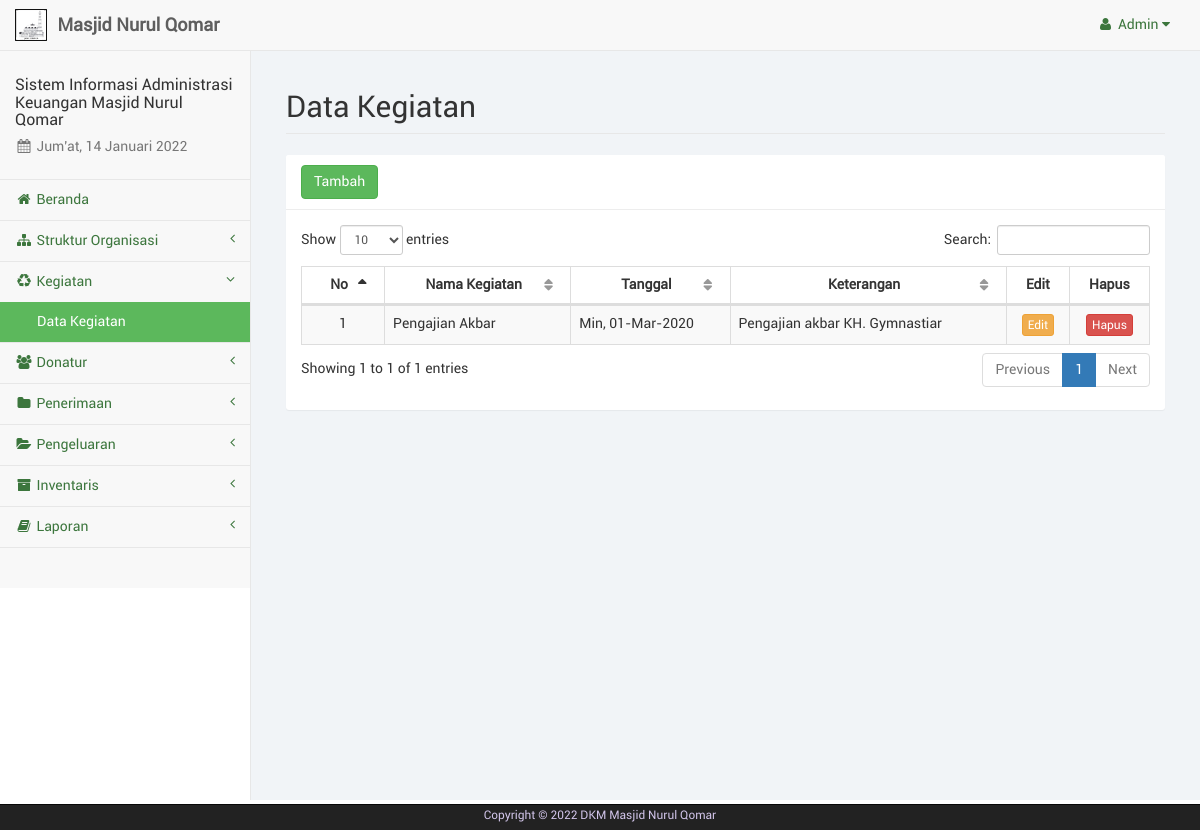
Page /admin/kegiatan.php (signed in) on the committed database.
### tables this page shows
CREATE TABLE IF NOT EXISTS `pengguna` (
  `id_pengguna` int(4) NOT NULL,
  `username` varchar(15) NOT NULL,
  `password` varchar(25) NOT NULL
);

CREATE TABLE IF NOT EXISTS `kegiatan` (
  `keg_id` int(11) NOT NULL,
  `keg_nama` varchar(50) NOT NULL,
  `keg_tgl` date NOT NULL,
  `keg_ket` text NOT NULL
);

### admin/sess_check.php (called while the page is built, shortened)
<?php
	$chk_sess = $_SESSION['user_keuangandkm'];
	include("dist/config/koneksi.php");
	$sql_sess = "SELECT * FROM pengguna WHERE id_pengguna='". $chk_sess ."'";
	$ress_sess = mysqli_query($conn, $sql_sess);
	$row_sess = mysqli_fetch_array($ress_sess);
	$sess_username = $row_sess['username'];
?>

### admin/dist/function/format_tanggal.php (called while the page is built, shortened)
<?php
	function format_tanggal($tgl) {
		$blns = array("", "Jan", "Feb", "Mar", "Apr", "Mei", "Jun", "Jul", "Ags", "Sep", "Okt", "Nov", "Des");
		$hrs = array("Min", "Sen", "Sel", "Rab", "Kam", "Jum", "Sab");
		$tgls = getdate(strtotime($tgl));
		$hr = (strlen($tgls['mday']) == 1 ? "0". $tgls['mday'] : $tgls['mday']);
		$tanggal = $hrs[$tgls['wday']] .", ". $hr ."-". $blns[$tgls['mon']] ."-". $tgls['year'];
		return $tanggal;
	}
?>

### admin/kegiatan.php (the view, shortened to what this page needs)
<?php
	include("sess_check.php");
	$pagedesc = "Barang";
	include("layout_top.php");
	include("dist/function/format_tanggal.php");
?>
		<div id="page-wrapper">
            <div class="container-fluid">
                <div class="row">
                    <div class="col-lg-12">
                        <h1 class="page-header">Data Kegiatan</h1>
                    </div>
                </div>
				<div class="row">
					<div class="col-lg-12"><?php include("layout_alert.php"); ?></div>
				</div>
				<div class="row">
					<div class="col-lg-12">
						<div class="panel panel-default">
							<div class="panel-heading">
								<a href="kegiatan_tambah.php" class="btn btn-success">Tambah</a>
							</div>
							<div class="panel-body">
								<table class="table table-striped table-bordered table-hover" id="tabel-data">
									<thead>
										<tr>
											<th>No</th>
											<th>Nama Kegiatan</th>
											<th>Tanggal</th>
											<th>Keterangan</th>
											<th width="5%">Edit</th>
											<th width="5%">Hapus</th>
										</tr>
									</thead>
									<tbody>
										<?php
											$i = 1;
											$sql = "SELECT * FROM kegiatan ORDER BY keg_tgl DESC";
											$ress = mysqli_query($conn, $sql);
											while($data = mysqli_fetch_array($ress)) {
												echo '<tr>';
												echo '<td class="text-center">'. $i .'</td>';
												echo '<td class="text-nowrap">'. $data['keg_nama'] .'</td>';
												echo '<td>'. format_tanggal($data['keg_tgl']) .'</td>';
												echo '<td class="text-nowrap">'. $data['keg_ket'] .'</td>';
												echo '<td class="text-center"><a href="kegiatan_edit.php?keg='. $data['keg_id'] .'" class="btn btn-warning btn-xs">Edit</a></td>';
												echo '<td class="text-center"><a href="kegiatan_hapus.php?keg='. $data['keg_id'] .'" class="btn btn-danger btn-xs">Hapus</a></td>';
												echo '</tr>';
												$i++;
											}
										?>
									</tbody>
								</table>
							</div>
						</div>
					</div>
				</div>
            </div>
        </div>
<?php
	include("layout_bottom.php");
?>

### admin/layout_top.php (shortened to what this page needs)
<?php
	$haries = array("Sunday" => "Minggu", "Monday" => "Senin", "Tuesday" => "Selasa", "Wednesday" => "Rabu", "Thursday" => "Kamis", "Friday" => "Jum'at", "Saturday" => "Sabtu");
	$bulans = array("", "Januari", "Februari", "Maret", "April", "Mei", "Juni", "Juli", "Agustus", "September", "Oktober", "November", "Desember");
	$hari_ini = $haries[date("l")];
	$bulan_ini = $bulans[date("n")];
	$tanggal = date("d");
	$tahun = date("Y");
?>
<!DOCTYPE html>
<html lang="en">
<head>
	<link href="libs/bootstrap/dist/css/bootstrap.min.css" rel="stylesheet">
	<link href="libs/metisMenu/dist/metisMenu.min.css" rel="stylesheet">
    <link href="libs/datatables-plugins/integration/bootstrap/3/dataTables.bootstrap.css" rel="stylesheet">
    <link href="libs/datatables-responsive/css/dataTables.responsive.css" rel="stylesheet">
	<link href="dist/css/sb-admin-2.css" rel="stylesheet">
	<link href="dist/css/offline-font.css" rel="stylesheet">
	<link href="dist/css/custom.css" rel="stylesheet">
	<link href="libs/font-awesome/css/font-awesome.min.css" rel="stylesheet" type="text/css">
</head>
<body>
    <div id="wrapper">
        <nav class="navbar navbar-default navbar-static-top" role="navigation" style="margin-bottom: 0">
            <div class="navbar-header">
				<a class="navbar-brand hidden-xs" href="index.php">
					<img src="libs/images/brand-dkm.png" alt="brand" width="32" class="float-left image-brand">
					<div class="float-right">&nbsp;<strong>Masjid Nurul Qomar</strong></div>
				</a>
			</div>
            <ul class="nav navbar-top-links navbar-right">
				<li class="dropdown dropdown-right">
					<a class="dropdown-toggle" data-toggle="dropdown" href="#">
						<i class="fa fa-user fa-fw"></i>&nbsp;<?php echo ucfirst($sess_username); ?>&nbsp;<i class="fa fa-caret-down"></i>
					</a>
				</li>
			</ul>
            <div class="navbar-default sidebar" role="navigation">
                <div class="sidebar-nav navbar-collapse">
                    <ul class="nav" id="side-menu">
                        <li class="sidebar-search">
							<h4>Sistem Informasi Administrasi Keuangan Masjid Nurul Qomar</h4>
							<h5 class="text-muted"><i class="fa fa-calendar fa-fw"></i>&nbsp;<?php echo $hari_ini.", ".$tanggal." ".$bulan_ini." ".$tahun ?></h5>
						</li>
						<?php
							if($pagedesc == "Serambi") {
								echo '<li><a href="index.php" class="active"><i class="fa fa-home fa-fw"></i>&nbsp;Beranda</a></li>';
							}
							else {
								echo '<li><a href="index.php"><i class="fa fa-home fa-fw"></i>&nbsp;Beranda</a></li>';
							}
							if(isset($menuparent) && $menuparent == "konten_organisasi") {
								echo '<li class="active">';
							}
							else {
								echo '<li>';
							}
						?>
							<a href="#"><i class="fa fa-sitemap fa-fw"></i>&nbsp;Struktur Organisasi<span class="fa arrow"></span></a>
						</li>
						<?php
							if(isset($menuparent) && $menuparent == "kegiatan") {
								echo '<li class="active">';
							}
							else {
								echo '<li>';
							}
						?>
							<a href="#"><i class="fa fa-recycle fa-fw"></i>&nbsp;Kegiatan<span class="fa arrow"></span></a>
							<ul class="nav nav-second-level">
								<?php
									if($pagedesc == "Kegiatan") {
										echo '<li><a href="kegiatan.php" class="active">Data Kegiatan</a></li>';
									}
									else {
										echo '<li><a href="kegiatan.php">Data Kegiatan</a></li>';
									}
								?>
							</ul>
						</li>
						<?php
							if(isset($menuparent) && $menuparent == "donatur") {
								echo '<li class="active">';
							}
							else {
								echo '<li>';
							}
						?>
							<a href="#"><i class="fa fa-users fa-fw"></i>&nbsp;Donatur<span class="fa arrow"></span></a>
						</li>
						<?php
							if(isset($menuparent) && $menuparent == "penerimaan") {
								echo '<li class="active">';
							}
							else {
								echo '<li>';
							}
						?>
							<a href="#"><i class="fa fa-folder fa-fw"></i>&nbsp;Penerimaan<span class="fa arrow"></span></a>
						</li>
						<?php
							if(isset($menuparent) && $menuparent == "pengeluaran") {
								echo '<li class="active">';
							}
							else {
								echo '<li>';
							}
						?>
							<a href="#"><i class="fa fa-folder-open fa-fw"></i>&nbsp;Pengeluaran<span class="fa arrow"></span></a>
						</li>
						<?php
							if(isset($menuparent) && $menuparent == "inventaris") {
								echo '<li class="active">';
							}
							else {
								echo '<li>';
							}
						?>
							<a href="#"><i class="fa fa-archive fa-fw"></i>&nbsp;Inventaris<span class="fa arrow"></span></a>
						</li>
						<li>
							<a href="#"><i class="fa fa-book fa-fw"></i>&nbsp;Laporan<span class="fa arrow"></span></a>
						</li>
                    </ul>
                </div>
            </div>
        </nav>

### rows in the picture
pengguna: username "Admin"
kegiatan: keg_nama "Pengajian Akbar", keg_tgl "Min, 01-Mar-2020", keg_ket "Pengajian akbar KH. Gymnastiar"
